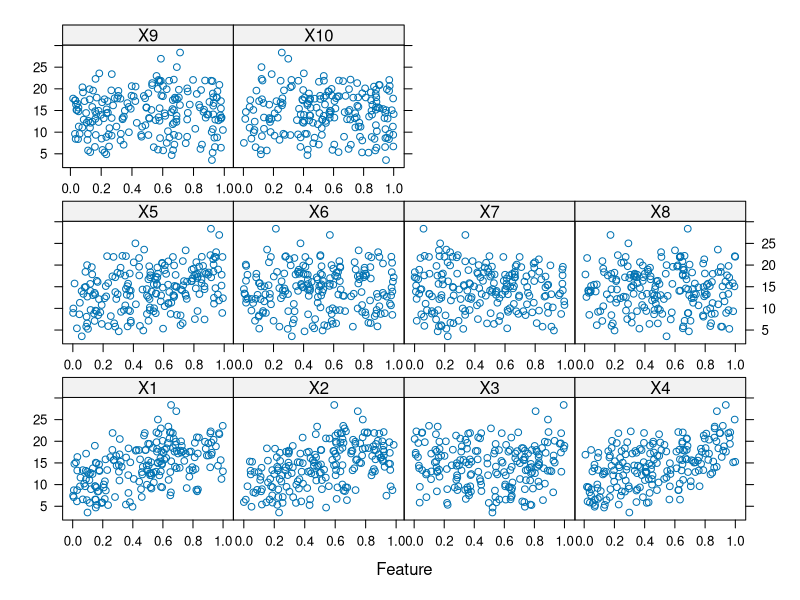
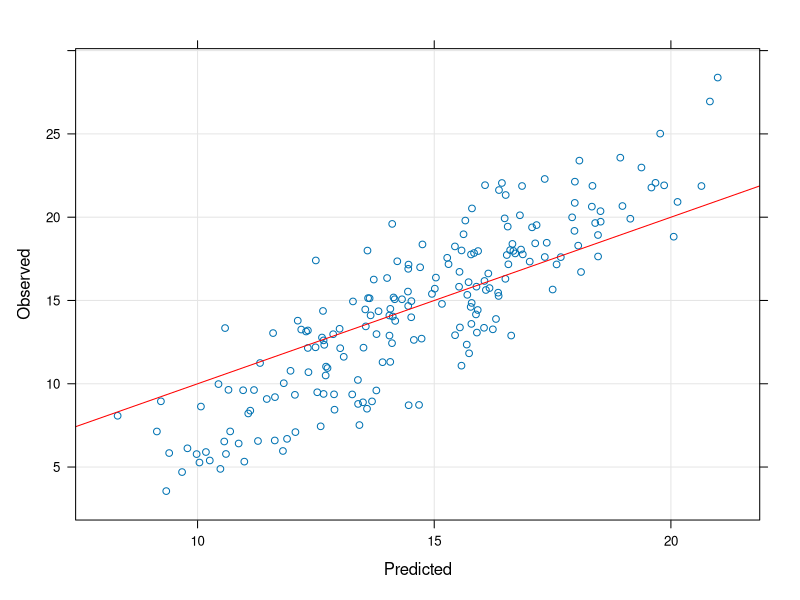
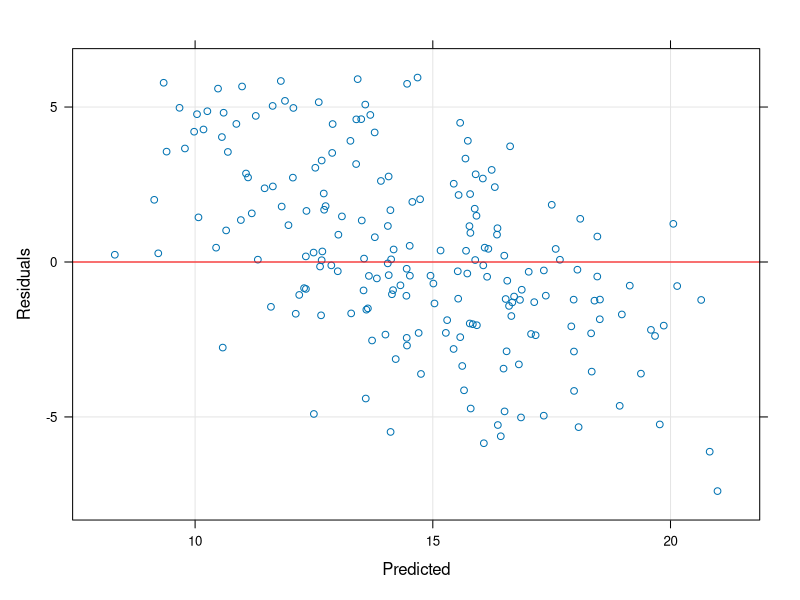

Here is the R script that generated these plots, in order: (Note: this script raises an error after producing the figures.)
library(mlbench)
set.seed(200)

#using mlbench.friedman1 to similate nonlinear data 
trainingData <- mlbench.friedman1(200, sd = 1)
trainingData$x <- data.frame(trainingData$x)
#look at the data 
library(caret)
featurePlot(trainingData$x, trainingData$y)

testData <- mlbench.friedman1(5000, sd = 1)
testData$x <- data.frame(testData$x)

#Models---------------
#KNN
set.seed(100)
knnModel <- train(x = trainingData$x, 
                  y = trainingData$y,
                  method = 'knn', 
                  preProcess = c('center', 'scale'),
                  tuneLength = 10)
knnModel
knnPred <- predict(knnModel, newdata = testData$x)
postResample(knnPred, testData$y)


#residuals?
knn_pred <- predict(knnModel)
knn_resid <- knn_pred - trainingData$y
#predicted vs observed
xyplot(trainingData$y ~ knn_pred,
       type = c('p', 'g'),
       xlab = 'Predicted', ylab = 'Observed',
       panel=function(...) {
         panel.xyplot(...)
         panel.abline(0,1, col = 'red')
       })
#predicted vs residuals 
xyplot(knn_resid ~ knn_pred,
       type = c('p', 'g'),
       xlab = 'Predicted', ylab = 'Residuals',
       panel=function(...) {
         panel.xyplot(...)
         panel.abline(h=0, col = 'red')
       })

#Mars 
set.seed(100)
marsModel <- train(x = trainingData$x,
                   y = trainingData$y,
                   method = 'earth',
                   tuneLength = 10)
marsModel
marsPred <- predict(marsModel, newdata = testData$x)
postResample(marsPred, testData$y)

#residuals?
mars_pred <- predict(marsModel)
mars_resid <- mars_pred - trainingData$y
#predicted vs observed
xyplot(trainingData$y ~ mars_pred,
       type = c('p', 'g'),
       xlab = 'Predicted', ylab = 'Observed',
       panel=function(...) {
         panel.xyplot(...)
         panel.abline(0,1, col = 'red')
       })
#predicted vs residuals 
xyplot(mars_resid ~ mars_pred,
       type = c('p', 'g'),
       xlab = 'Predicted', ylab = 'Residuals',
       panel=function(...) {
         panel.xyplot(...)
         panel.abline(h=0, col = 'red')
       })
varImp(marsModel)

#SVM
#linear
set.seed(100)
svmLinear <- train(y = trainingData$y,
                   x = trainingData$x, 
                   method = 'svmLinear',
                   preProc = c('center', 'scale'),
                   tuneLength = 20)
svmLinear
#predictions 
lsvmPred <- predict(svmLinear, testData$x)
postResample(lsvmPred, testData$y)

#residuals
lin_pred <- predict(svmLinear)
lin_res <- lin_pred - trainingData$y
#predicted vs observed
xyplot(trainingData$y ~ lin_pred,
       type = c('p', 'g'),
       xlab = 'Predicted', ylab = 'Observed',
       panel=function(...) {
         panel.xyplot(...)
         panel.abline(0,1, col = 'red')
       })
#predicted vs residuals 
xyplot(lin_res ~ lin_pred,
       type = c('p', 'g'),
       xlab = 'Predicted', ylab = 'Residuals',
       panel=function(...) {
         panel.xyplot(...)
         panel.abline(h=0, col = 'red')
       })

#radial
set.seed(100)
svmRadial <- train(y = trainingData$y,
                   x = trainingData$x, 
                   method = 'svmRadial',
                   preProc = c('center', 'scale'),
                   tuneLength = 20)
svmRadial
#predictions 
rsvmPred <- predict(svmRadial, testData$x)
postResample(rsvmPred, testData$y)

#residuals 
rad_pred <- predict(svmRadial)
rad_res <- rad_pred - trainingData$y
#predicted vs observed
xyplot(trainingData$y ~ rad_pred,
       type = c('p', 'g'),
       xlab = 'Predicted', ylab = 'Observed',
       panel=function(...) {
         panel.xyplot(...)
         panel.abline(0,1, col = 'red')
       })
#predicted vs residuals 
xyplot(rad_res ~ rad_pred,
       type = c('p', 'g'),
       xlab = 'Predicted', ylab = 'Residuals',
       panel=function(...) {
         panel.xyplot(...)
         panel.abline(h=0, col = 'red')
       })

#model comparison 
models = list(KNN = knnModel, MARS = marsModel, LinearSVM = svmLinear, RadialSVM = svmRadial)
resamps <- resamples(models, metric = 'RMSE')
summary(resamps)

?resamples
